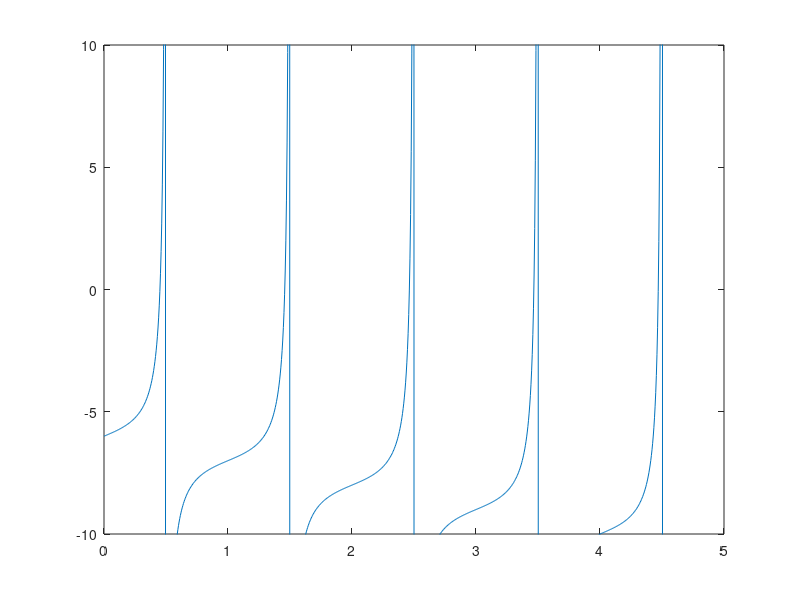

Write MATLAB code to recreate this figure.
%% Question 1
% Define interval [xl xu]
xl = 0.4; xu = 0.48;
% Initialize midpoint
f_xr = 1;
% Initialize counter
i = 1;

% While the function is above tolerance
while abs(f_xr) >= 1e-5
    % Store old f_xr
    f_xr_old = f_xr;
    % Find midpoint of interval
    xr = (xl + xu)/2;
    % Evaluate function at xr, xl, and xu
    f_xr = tan(pi*xr) - xr - 6;
    f_xl = tan(pi*xl) - xl - 6;
    f_xu = tan(pi*xu) - xu - 6;
    % Relative error from previous step
    error = f_xr_old - f_xr;
    % Store values for post-processing
    tab(i,:) = [i xl xu xr f_xr error];
    % Find where the function changes sign and assign new interval
    if f_xu > 0 && f_xr < 0
        xl = xr;
    elseif f_xr > 0 && f_xl < 0
        xu = xr;
    end
    i = i + 1;
end

% Force out first error value
tab(1,6) = NaN;

x = linspace(0,5,1000);
% Plotting
plot(x,(tan(pi*x) - x - 6));
axis([0 5 -10 10]);
%% Question 2
%% Part a
% Define initial guess
xi_1 = 0.48;
% Initialize f(xi)
f_x = 1;
while abs(f_x) >= 1e-5
    % Assign new value x_i+1 to xi
    xi = xi_1;
    % Find value of f(xi)
    f_x = tan(pi*xi) - xi - 6; 
    % Find value of df/dx at xi
    df_dx = pi*sec(pi*xi)^2 - 1;
    % Use N-R equation
    xi_1 = xi - f_x/df_dx;
end

%% Part b
% Define initial guesses
x0 = 0.48;
x1 = 0.54;
f_x1=1;
while abs(f_x1) >= 1e-5
    % Find value of f(x1)
    f_x1 = tan(pi*x1) - x1 - 6; 
    % Find value of f(x0)
    f_x0 = tan(pi*x0) - x0 - 6;
    % Use Secant equation
    x2 = x1 - f_x1 * (x1-x0)/(f_x1-f_x0);
    disp([x2 x1 x0 f_x1]);
    %Update variables for next iteration
    x0 = x1;
    x1 = x2;
    
    
end

%% Question 3
% Define interval [xl xu]
xl = 0.4; xu = 0.48;
% Initialize midpoint
f_xr = 1;
% Initialize counter
i = 1;

% While the function is above tolerance
while abs(f_xr) >= 1e-5
    % Store old f_xr
    f_xr_old = f_xr;
    % Find midpoint of interval
    xr = (xl + xu)/2;
    % Evaluate function at xr, xl, and xu
    f_xr = tan(pi*xr) - xr - 6;
    f_xl = tan(pi*xl) - xl - 6;
    f_xu = tan(pi*xu) - xu - 6;
    % Relative error from previous step
    error = f_xr_old - f_xr;
    % Store values for post-processing
    tab(i,:) = [i xl xu xr f_xr error];
    % Find where the function changes sign and assign new interval
    if f_xu > 0 && f_xr < 0
        xl = xr;
    elseif f_xr > 0 && f_xl < 0
        xu = xr;
    end
    i = i + 1;
end

